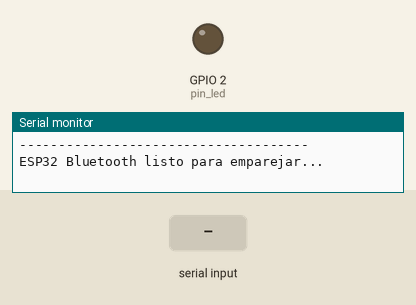
Recording of a sketch running on a simulated ESP32. Shown: output pins drawn as LEDs (lit = HIGH), the last lines printed to the serial monitor. The test bench sets the inputs (shaded band). Nothing arrives over Bluetooth unless stated.

Above: at 1.2 s.
1.3 s: "1\n" received over Serial
At 2.2 s:
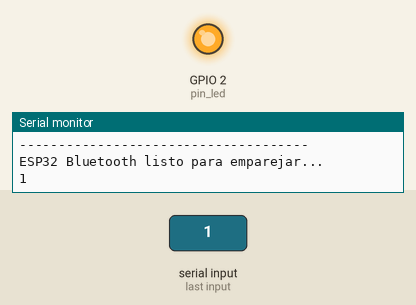
2.8 s: "0\n" received over Serial
At 3.2 s:
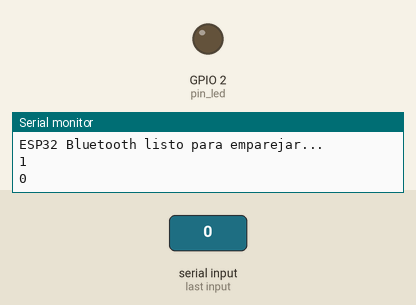
4.3 s: "1\n" received over the second serial link
At 5.4 s:
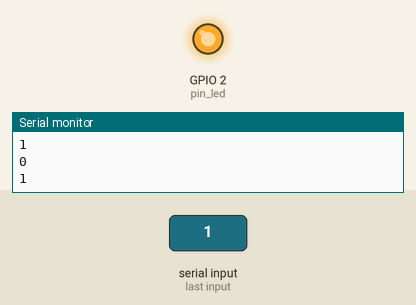
Timing chart, 0 to 7.3 s (numbered marks = the images above; inputs shaded):
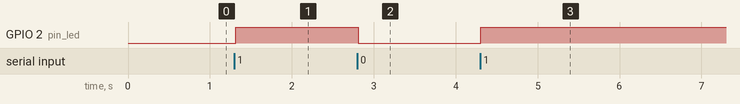

Measured:
- after the input at 1.3 s, GPIO 2 (pin_led): LOW → HIGH at once
- after the input at 2.8 s, GPIO 2 (pin_led): HIGH → LOW at once
- after the input at 4.3 s, GPIO 2 (pin_led): LOW → HIGH at once

The sketch:

progrando1.ino
```cpp
#include "BluetoothSerial.h"; // Incluye la librería para manejar la comunicación Bluetooth

// Variables para manejo de string
String inputString = ""; // Variable para almacenar la cadena de caracteres recibida por el puerto serie
bool stringComplete = false; // Bandera para indicar si la cadena de caracteres está completa

// Pin del LED y baudios de la comunicación serie
int pin_led = 2; // Pin del LED
int baudios = 9600; // Velocidad de la comunicación serie en baudios

// Variables para Bluetooth
int inputBlue; // Variable para almacenar el dato recibido por Bluetooth
String deviceName = "ESP32 Bluetooth"; // Nombre del dispositivo Bluetooth
BluetoothSerial bluetooth; // Instancia de la clase BluetoothSerial

void setup() {

  // Configuración inicial
  Serial.begin(baudios); // Inicializa la comunicación serie con la velocidad especificada
  pinMode(pin_led, OUTPUT); // Configura el pin del LED como salida
  digitalWrite(pin_led, false); // Apaga el LED inicialmente
  bluetooth.begin(deviceName); // Inicializa el módulo Bluetooth con el nombre del dispositivo

  // Mensajes de inicio en el monitor serie
  Serial.println();
  Serial.println("-------------------------------------");
  Serial.println(deviceName + " listo para emparejar..."); // Informa que el dispositivo está listo para emparejar
}

void loop() {

  leerPuertoSerie(); // Llama a la función para leer el puerto serie
  leerPuertoBluetooth(); // Llama a la función para leer el puerto Bluetooth

  delay(20); // Pequeña pausa para evitar problemas de sincronización
}

void leerPuertoSerie() {
  while (Serial.available()) { // Mientras haya datos disponibles en el puerto serie

    char inChar = (char)Serial.read(); // Lee un carácter del puerto serie
    if (inChar == '\n') { // Si el carácter es un salto de línea, la cadena está completa
      stringComplete = true;

    } else {
      inputString += inChar; // Si no, añade el carácter a la cadena de entrada
    }
  }
  if (stringComplete) { // Si la cadena está completa
    inputString.trim(); // Elimina espacios en blanco al principio y al final de la cadena
    Serial.println(inputString); // Imprime la cadena completa en el monitor serie

    if (inputString.equals("1")) { // Si la cadena es "1", enciende el LED
      digitalWrite(pin_led, true);
    } else if (inputString.equals("0")) { // Si la cadena es "0", apaga el LED
      digitalWrite(pin_led, false);
    }

    inputString = ""; // Reinicia la cadena de entrada
    stringComplete = false; // Reinicia la bandera de cadena completa
  }
}

void leerPuertoBluetooth(){
  if (bluetooth.available()) { // Si hay datos disponibles en el puerto Bluetooth
    inputBlue = bluetooth.read(); // Lee un dato del Bluetooth
    Serial.write(inputBlue); // Escribe el dato en el monitor serie

    if (inputBlue == '1') { // Si el dato es '1', enciende el LED
      digitalWrite(pin_led, true);
    } else if (inputBlue == '0') { // Si el dato es '0', apaga el LED
      digitalWrite(pin_led, false);
    }
  }
}
```
